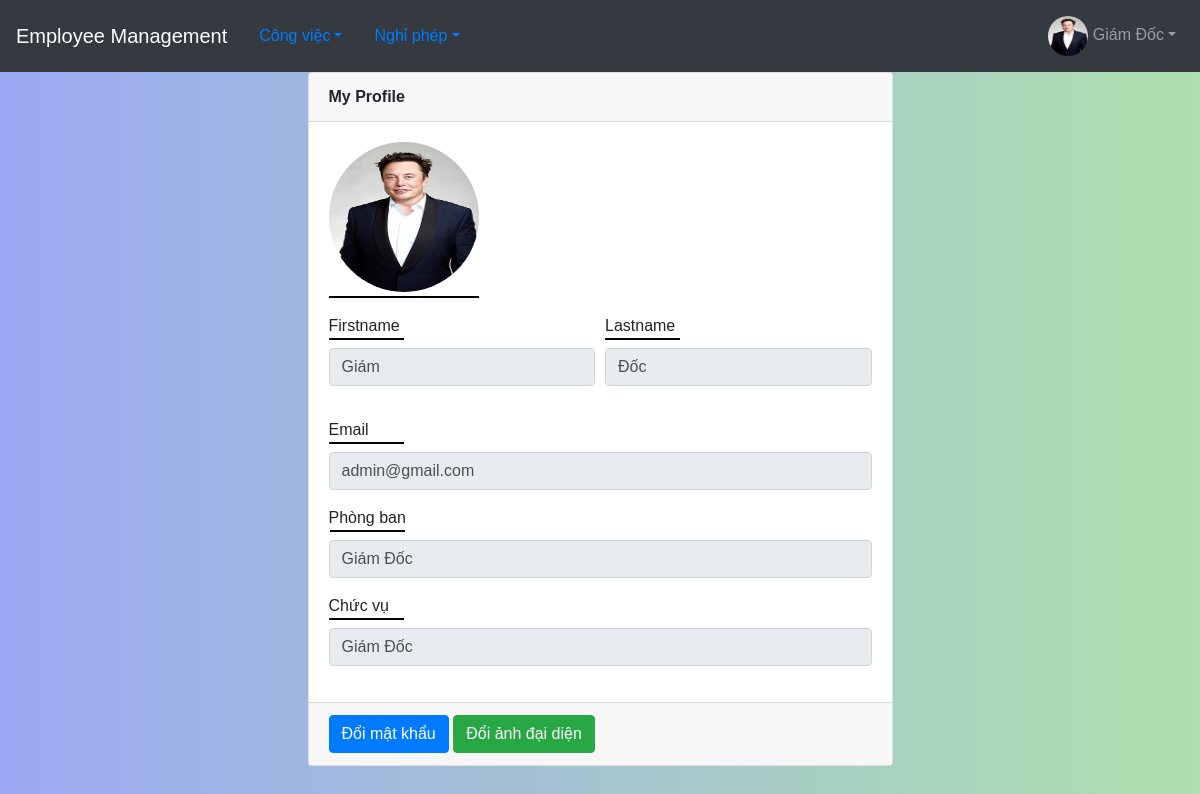
Page /source/nhanvien/myprofile.php (signed in) on the committed database.
### tables this page shows
CREATE TABLE `nhanvien` (
  `userName` varchar(255) NOT NULL,
  `firstName` varchar(255) NOT NULL,
  `lastName` varchar(255) NOT NULL,
  `email` varchar(255) NOT NULL,
  `pwd` varchar(255) NOT NULL,
  `phongBan` varchar(255) NOT NULL,
  `chucVu` varchar(255) NOT NULL,
  `activated` bit(1) DEFAULT b'0',
  `avatar` text NOT NULL
);

### source/nhanvien/myprofile.php (the view, shortened to what this page needs)
<!DOCTYPE html>
<html lang="en">
<head>
	<link rel="stylesheet" href="https://maxcdn.bootstrapcdn.com/bootstrap/4.5.2/css/bootstrap.min.css">
	<link rel="stylesheet" href="../style.css">
</head>
<body>
    <?php
      require_once('../db/db.php');
      $email = $_SESSION['email'];
      $sql = "SELECT * from `nhanvien` WHERE email = ?";
      $stm = $conn->prepare($sql);
      $stm->bind_param("s", $email);
      if (!$stm->execute()) {
          die('Không tìm thấy' . $stm->error);
      }
      $result = $stm->get_result();
      $data = $result->fetch_assoc();
      if($data['chucVu'] == 'Trưởng Phòng') {
        require_once('./nav/truongphong-nav.php');
      }
        else {
            require_once('./nav/nhanvien-nav.php');
        }
      $avatar = $data['avatar'];
      $firstName = $data['firstName'];
      $lastName = $data['lastName'];
      $email = $data['email'];
      $chucVu = $data['chucVu'];
      $phongBan = $data['phongBan'];
    ?>
    <div id="my-profile" class="container-fluid">
      <div id="inner">
        <div class="card mx-auto">
            <div class="card-header font-weight-bold font-size-lg">My Profile</div>
            <div class="card-body">
                <form action="">
                    <div class="avatar mb-3">
                        <img src="../<?= $avatar ?>" alt="avatar">
                    </div>
                    <div class="form-group form-row">
              <div class="form-group col-md-6">
                  <label for="firstname">Firstname</label>
                  <input readonly value="<?= $firstName?>" name="firstname" class="form-control" type="text" placeholder="First name" id="firstname">
              </div>
              <div class="form-group col-md-6">
                  <label for="lastname">Lastname</label>
                  <input readonly value="<?= $lastName?>" name="lastname" class="form-control" type="text" placeholder="Last name" id="lastname">
              </div>
            </div>
            <div class="form-group">
              <label for="email">Email</label>
              <input
                readonly
                type="email"
                value="<?= $email ?>"
                name="email"
                id="email"
                class="form-control"
              />
            </div>
            <div class="form-group">
              <label for="phongban">Phòng ban</label>
              <input
                readonly
                type="text"
                value="<?= $phongBan ?>"
                name="phongban"
                id="phongban"
                class="form-control"
              />
            </div>
            <div class="form-group">
              <label for="chucvu">Chức vụ</label>
              <input
                readonly
                type="text"
                value="<?= $chucVu ?>"
                name="chucvu"
                id="chucvu"
                class="form-control"
              />
            </div>
                </form>
            </div>
            <div class="card-footer">
                <a href="./change-password.php"><button class="btn btn-primary">Đổi mật khẩu</button></a>
                <a href="./change-avatar.php"><button class="btn btn-success">Đổi ảnh đại diện</button></a>
            </div>
        </div>
      </div>
    </div>
</body>
</html>

### source/nhanvien/nav/nhanvien-nav.php (shortened to what this page needs)
<div id="header">
      <?php
        $email = $_SESSION['email'];
        $stm->bind_param("s", $email);
        if (!$stm->execute()) {
            die('Không tìm thấy' . $stm->error);
        }
        $result = $stm->get_result();
        $data = $result->fetch_assoc();
        $avatar = $data['avatar'];
      ?>
      <nav class="navbar navbar-expand-md bg-dark navbar-dark">
        <a class="navbar-brand" href="./index.php">Employee Management</a>
        <div class="collapse navbar-collapse" id="collapsibleNavbar">
        <div class="nav-item dropdown">
                <a href="#" data-toggle="dropdown" class="nav-link dropdown-toggle user-action">Công việc</a>
            </div>
            <div class="nav-item dropdown">
              <a href="#" data-toggle="dropdown" class="nav-link dropdown-toggle user-action">Nghỉ phép</a>
            </div>
        </div>
        <div class="navbar-nav ml-auto">
        <div class="nav-item dropdown">
    				<a href="#" data-toggle="dropdown" class="nav-link dropdown-toggle user-action"><img src="../<?= $avatar ?>" class="avatar" alt="Avatar" style="width: 40px; height: 40px; border-radius: 30px;"> <?= $_SESSION['name']?><b class="caret"></b></a>
    			</div>
    		</div>
      </nav>
    </div>

### source/style.css (style rules this page uses)
* { padding: 0; margin: 0; box-sizing: border-box; font-family: "Poppin", sans-serif; }
body { background-image: linear-gradient( 90deg, rgb(156, 169, 243), rgb(173, 224, 173) ); }
#my-profile #inner .card { width: 50%; margin: 0 auto; }
#my-profile #inner .avatar::after { margin: 4px 0; content: ""; display: block; width: 150px; height: 2px; background: #000; }
#my-profile img { width: 150px; height: 150px; border-radius: 50%; }
#my-profile #inner label::after { margin: auto; content: ""; display: block; width: 75px; height: 2px; background: #000; }

### rows in the picture
nhanvien: avatar (picture), firstname "Giám", lastname "Đốc", email "admin@gmail.com", phongban "Giám Đốc", chucvu "Giám Đốc"

### other values in the picture
$_SESSION['name'] "Giám Đốc"
